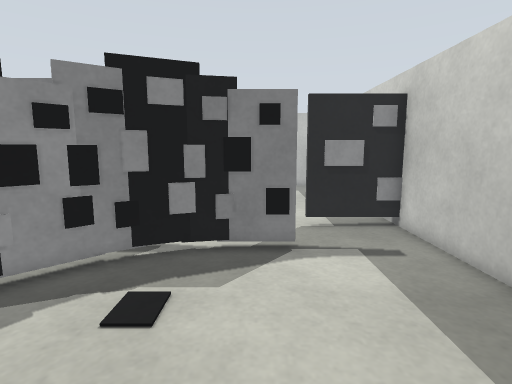
View 1 (above)

21 first-person views from a walk through a robot-simulator world made for Gazebo. The camera is 0.61 m above the floor, tilts 8° down and sees 80° across. The floor is counted in squares, 0.2 m on a side. Each view is taken from the middle of a square. On the plan, view 1 faces up. The plan holds only what a view shows up to about 20 squares ahead; the rest is blank. Robots are left out.

View 2
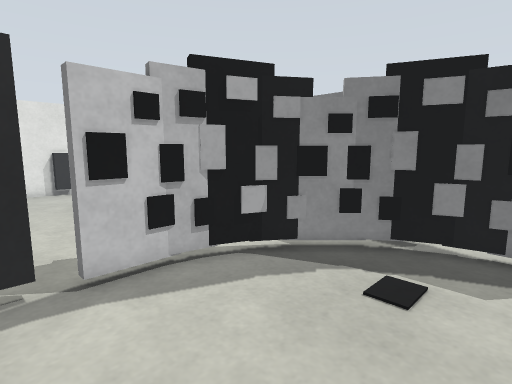

View 3
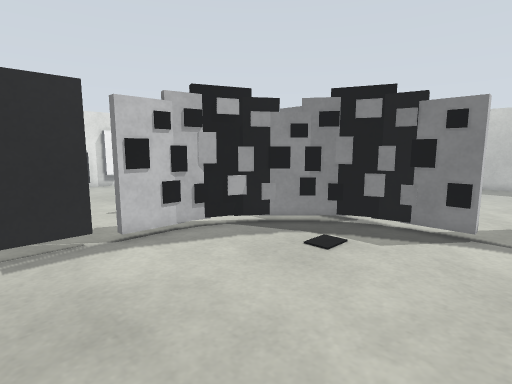

View 4
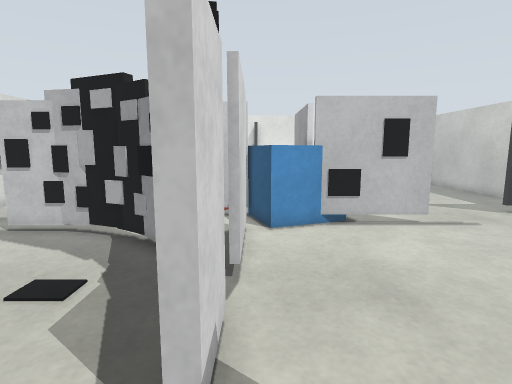

View 5
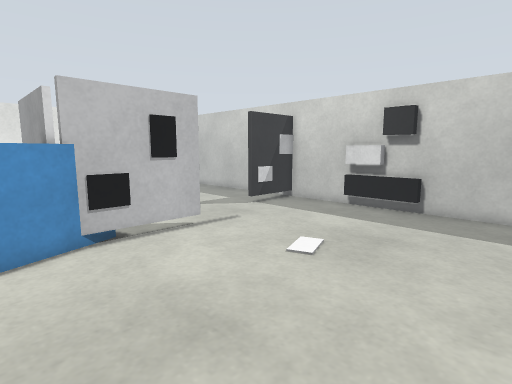

View 6
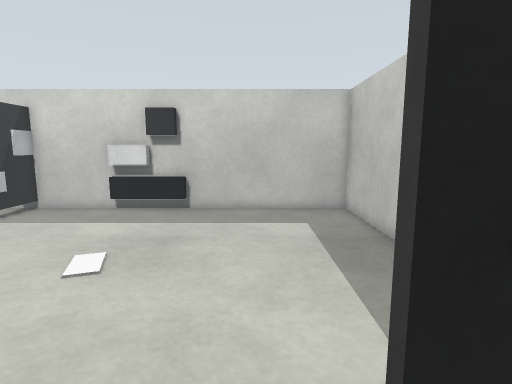

View 7
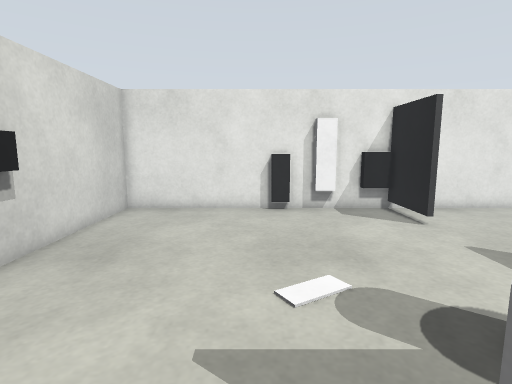

View 8
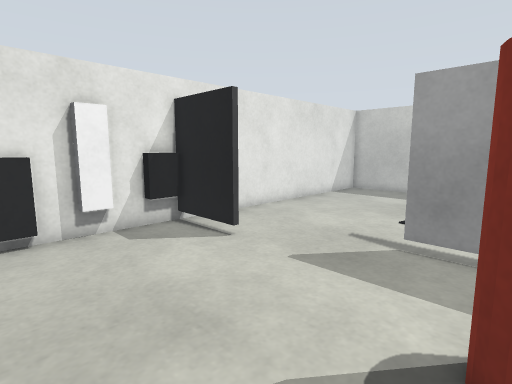

View 9
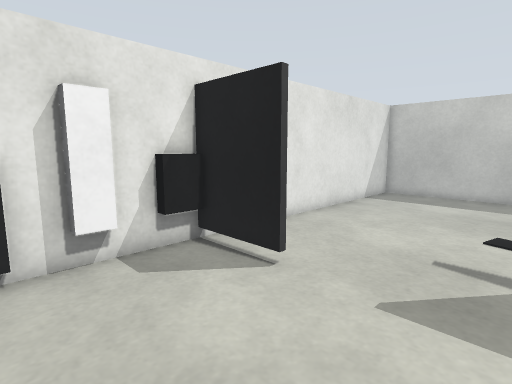

View 10
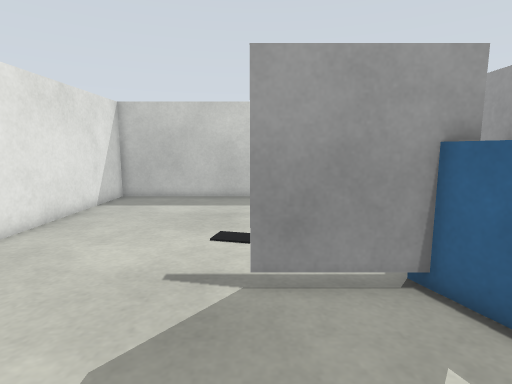

View 11
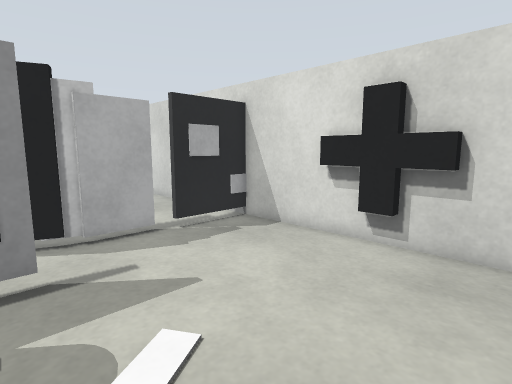

View 12
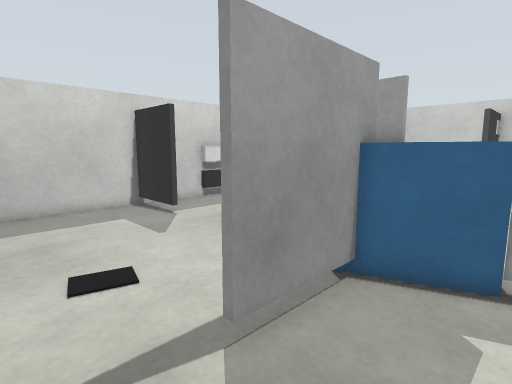

View 13
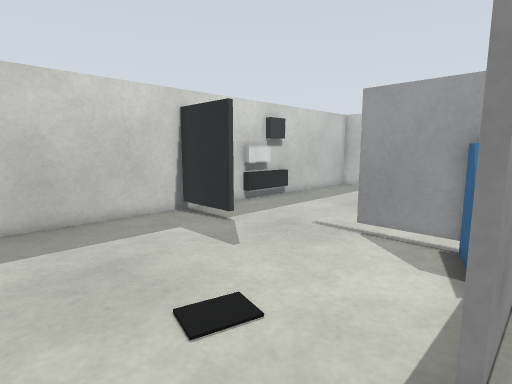

View 14
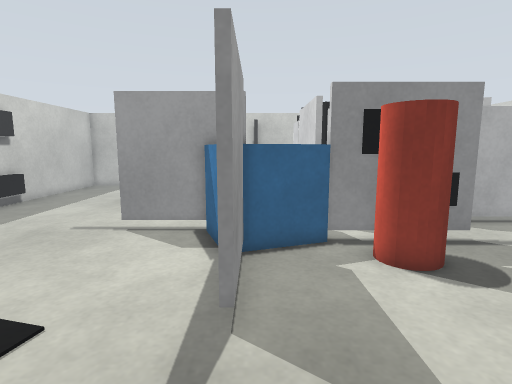

View 15
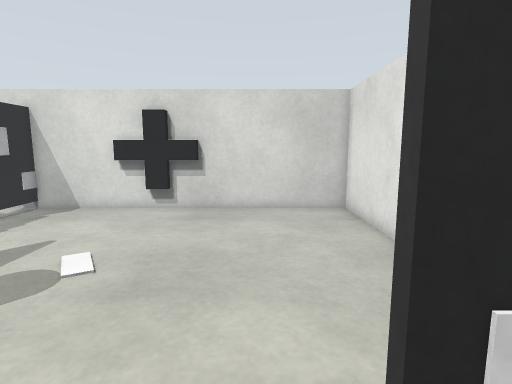

View 16
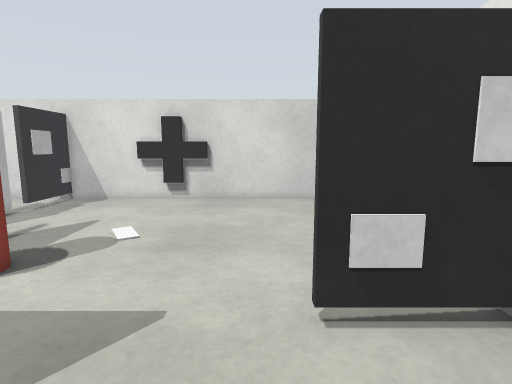

View 17
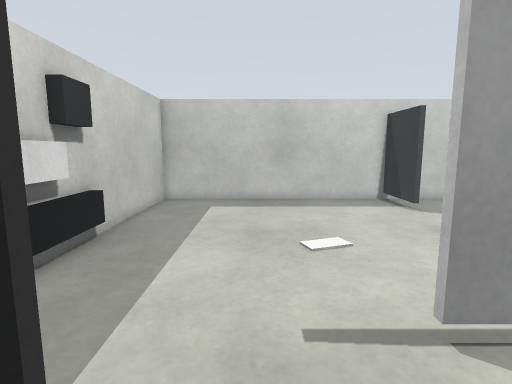

View 18
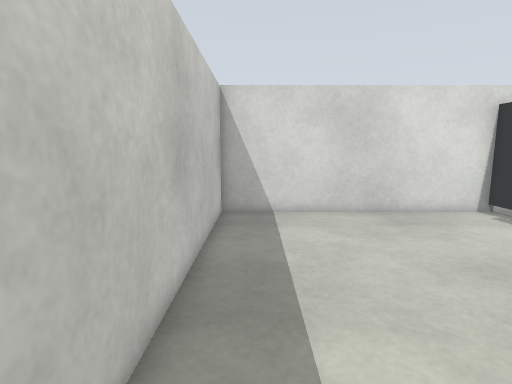

View 19
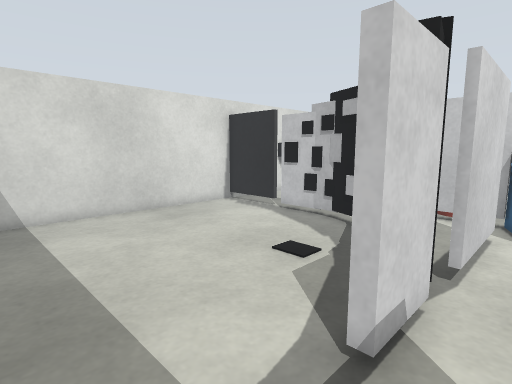

View 20
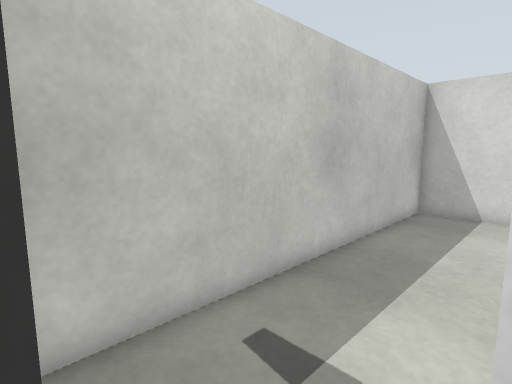

View 21
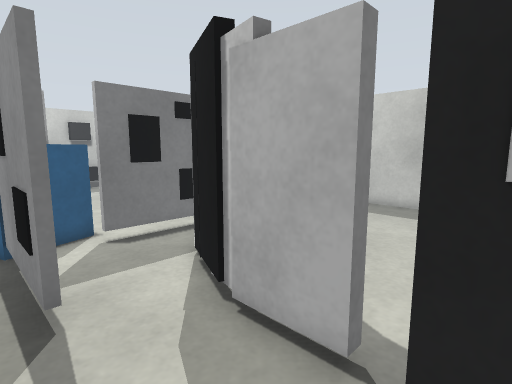

### Floor plan
Key: @ floor where view 1 was taken; # wall or solid block; . floor; B white box; L black box; C crate; T thing the floor can be seen under or through; P pillar; O other object.
Columns run from 24 left of view 1 to 6 right of it. Each row starts with its distance up from view 1.
 26 ###############################
 25 #............#....OOOO........#
 24 #............#................#
 23 #............#B...............#
 22 #............#................#
 21 #.............................#
 20 #.............................#
 19 #.............................#
 18 #.............................#
 17 #..............#..............#
 16 #..............#L.............#
 15 #..............#..............#
 14 #..............C..............#
 13 #............CCC..............#
 12 #........TTTTCCCC..........##BB
 11 #............CC C.............#
 10 ###B#.........CC..............#
  9 #O............#..#LLL#BBLL....#
  8 #...........PP#....#LB........#
  7 #O..........PP#...#L..........#
  6 #O............#...B...........#
  5 #.............#..#B...........#
  4 #O..............BL............#
  3 #................L............#
  2 #................L............#
  1 #................L............#
  0 #.......................@.....#
 -1 #...............#.............#
 -2 #...............#.............#
 -3 #.......OOOOO...B.............#
 -4 ###############################

Where each view was taken, in squares from view 1:
view 1: 0 up, 0 right, facing up
view 2: 1 down, 0 right, facing up-left
view 3: 3 down, 3 right, facing up-left
view 4: 10 up, 4 right, facing left
view 5: 10 up, 2 right, facing up-left
view 6: 10 up, 1 right, facing up
view 7: 3 up, 8 left, facing left
view 8: 3 up, 12 left, facing up-left
view 9: 4 up, 15 left, facing up-left
view 10: 6 up, 15 left, facing up
view 11: 6 up, 18 left, facing down-right
view 12: 9 up, 18 left, facing up-right
view 13: 12 up, 19 left, facing up-right
view 14: 12 up, 20 left, facing right
view 15: 12 up, 19 left, facing down
view 16: 15 up, 19 left, facing down
view 17: 20 up, 13 left, facing right
view 18: 11 up, 4 right, facing down
view 19: 11 up, 5 right, facing down-left
view 20: 12 up, 1 right, facing down-right
view 21: 1 down, 11 left, facing up-right
